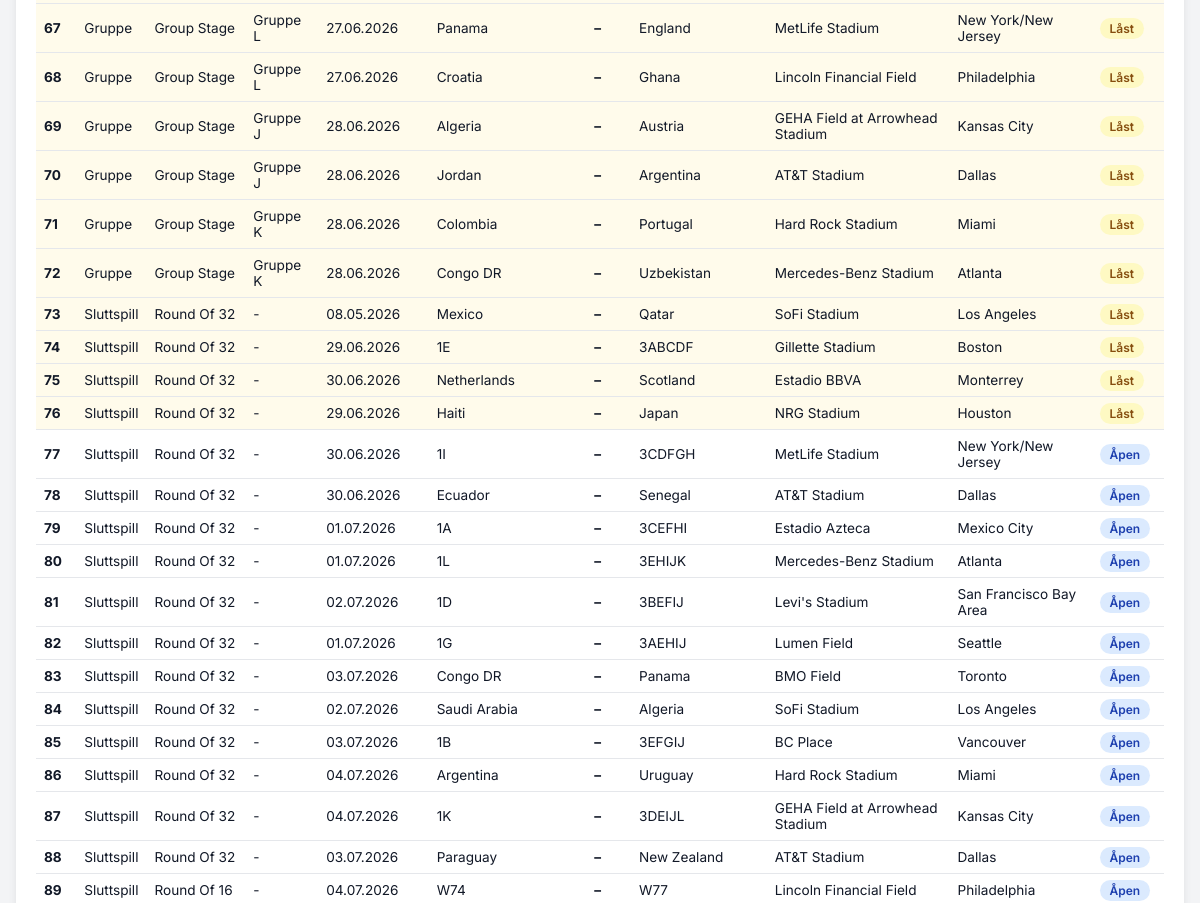
The app's page /admin/tab/matches (signed in, middle part), older data.
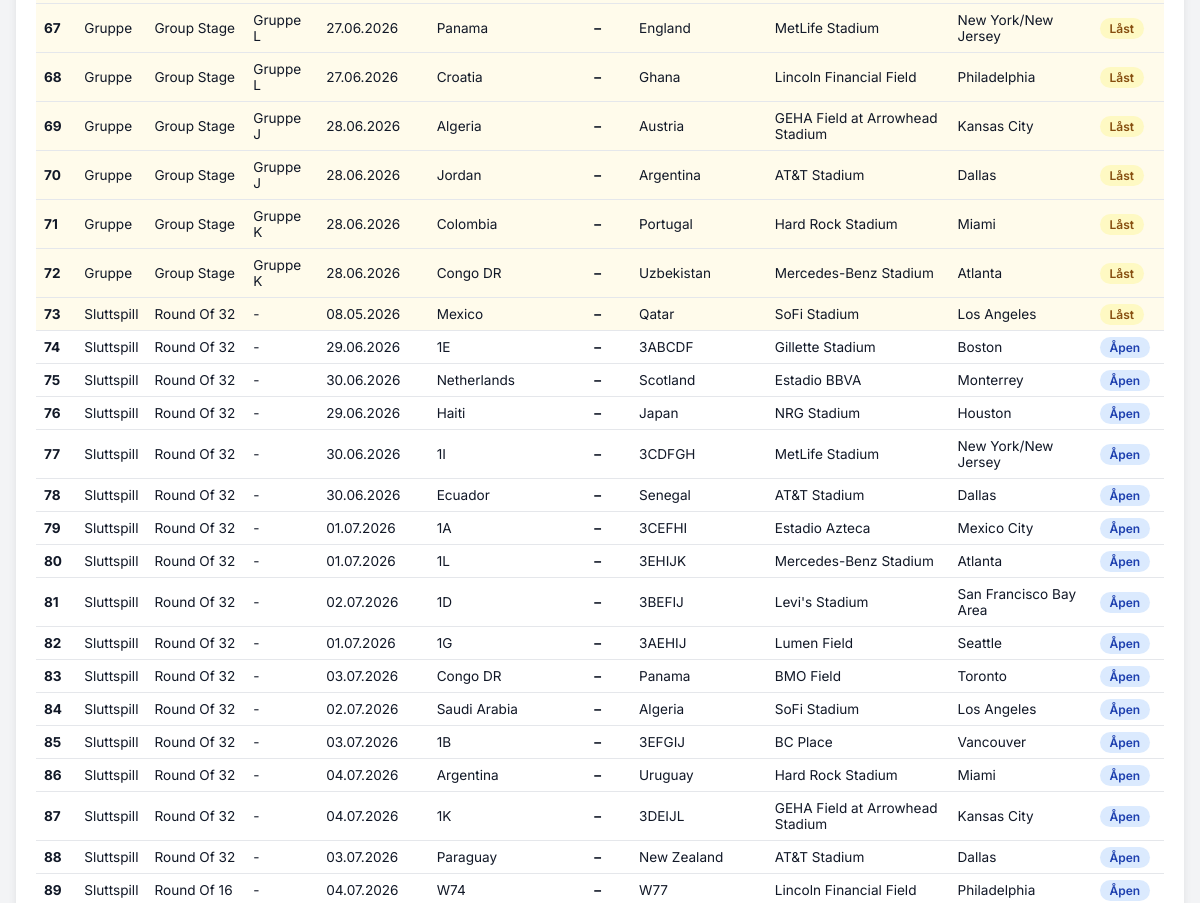
The same page, newer data.
### models.py (models this page shows, shortened)
class Match(db.Model):
    __tablename__ = "matches"
    id = db.Column(db.Integer, primary_key=True)
    match_number = db.Column(db.Integer, unique=True, nullable=False)
    phase = db.Column(db.String(20), nullable=False)  # group / knockout
    round_name = db.Column(db.String(30), nullable=False)  # group_stage, round_of_32, ...
    group_id = db.Column(db.Integer, db.ForeignKey("groups.id"), nullable=True)
    home_team_id = db.Column(db.Integer, db.ForeignKey("teams.id"), nullable=True)
    away_team_id = db.Column(db.Integer, db.ForeignKey("teams.id"), nullable=True)
    home_slot_source = db.Column(db.String(20), nullable=True)  # e.g. "1A", "W73"
    away_slot_source = db.Column(db.String(20), nullable=True)
    kickoff_at_utc = db.Column(db.DateTime, nullable=True)
    kickoff_timezone_source = db.Column(db.String(50), nullable=True)
    kickoff_at_oslo_cache = db.Column(db.String(30), nullable=True)
    local_timezone = db.Column(db.String(50), nullable=True)
    venue = db.Column(db.String(100), nullable=True)
    city = db.Column(db.String(100), nullable=True)
    country = db.Column(db.String(100), nullable=True)
    lock_at_utc = db.Column(db.DateTime, nullable=True)
    home_score = db.Column(db.Integer, nullable=True)
    away_score = db.Column(db.Integer, nullable=True)
    advanced_team_id = db.Column(db.Integer, db.ForeignKey("teams.id"), nullable=True)
    loser_team_id = db.Column(db.Integer, db.ForeignKey("teams.id"), nullable=True)
    result_note = db.Column(db.String(200), nullable=True)
    is_finished = db.Column(db.Boolean, default=False)
    is_locked = db.Column(db.Boolean, default=False)
    manual_lock_override = db.Column(db.Boolean, nullable=True)  # None=auto, True=force lock, False=force open
    group = db.relationship("Group", back_populates="matches")
    home_team = db.relationship("Team", foreign_keys=[home_team_id])
    away_team = db.relationship("Team", foreign_keys=[away_team_id])
    advanced_team = db.relationship("Team", foreign_keys=[advanced_team_id])
    loser_team = db.relationship("Team", foreign_keys=[loser_team_id])
    @property
    def effective_lock_at_utc(self):
        if self.lock_at_utc:
            return self.lock_at_utc
    @property
    def effective_locked(self):
        if self.manual_lock_override is True:
            return True
        if self.manual_lock_override is False:
            return False
        if self.is_locked:
            return True
        lock_at = self.effective_lock_at_utc
        if lock_at:
            return now_utc() >= lock_at
        return False

### routes_admin.py (the view, shortened to what this page needs)
@admin_bp.route("/tab/<tab>")
def tab(tab):
    if not admin_required():
        return redirect(url_for("admin.login"))
    groups = Group.query.order_by(Group.name).all()
    teams = Team.query.order_by(Team.name).all()
    group_matches = Match.query.filter_by(phase="group").order_by(Match.match_number).all()
    knockout_matches = Match.query.filter_by(phase="knockout").order_by(Match.match_number).all()
    all_matches = Match.query.order_by(Match.match_number).all()
    users = User.query.order_by(User.created_at.desc()).all()
    invite_tokens = InviteToken.query.order_by(InviteToken.created_at.desc()).all()
    standings_by_group = {}
    for group in groups:
        st = GroupStanding.query.filter_by(group_id=group.id).all()
        if st:
            standings_by_group[group.id] = sorted(st, key=lambda s: s.rank or 99)
    comp_settings = {s.key: s.value for s in CompetitionSetting.query.all()}
    score_settings = {s.key: s.value for s in ScoreSetting.query.all()}
    prize_summary = get_prize_pool_summary()
    scoreboard = get_scoreboard()
    statistics = get_statistics()
    audit_logs = AdminAuditLog.query.order_by(AdminAuditLog.id.desc()).limit(200).all()
    return render_template("admin.html",
        active_tab=tab,
        groups=groups,
        teams=teams,
        group_matches=group_matches,
        knockout_matches=knockout_matches,
        all_matches=all_matches,
        users=users,
        invite_tokens=invite_tokens,
        standings_by_group=standings_by_group,
        comp_settings=comp_settings,
        prize_summary=prize_summary,
        score_settings=score_settings,
        default_scores=DEFAULT_SCORES,
        scoreboard=scoreboard,
        statistics=statistics,
        audit_logs=audit_logs,
    )

### models.py (called while the page is built)
def now_utc():
    return datetime.now(timezone.utc).replace(tzinfo=None)

    @property
    def rank(self):
        return self.manual_rank_override if self.manual_rank_override is not None else self.calculated_rank

    @classmethod
    def get(cls, key, default=None):
        row = cls.query.filter_by(key=key).first()
        if row:
            try:
                return int(row.value)
            except (ValueError, TypeError):
                return row.value
        return default

    @classmethod
    def get(cls, key, default=None):
        row = cls.query.filter_by(key=key).first()
        return row.value if row else default

### routes_admin.py (called while the page is built)
def admin_required():
    return session.get("admin_logged_in") is True

### scoring.py (called while the page is built)
def get_score_settings():
    settings = {}
    for k, v in DEFAULT_SCORES.items():
        settings[k] = ScoreSetting.get(k, v)
    return settings

def calc_hub(home, away):
    if home > away:
        return "H"
    elif home == away:
        return "U"
    else:
        return "B"

def get_user_total_points(user_id):
    result = db.session.query(func.sum(ScoreCache.points)).filter_by(user_id=user_id).scalar()
    return result or 0

### templates/admin.html (shortened to what this page needs)
<!DOCTYPE html>
<html lang="no">
<head>
  <link rel="stylesheet" href="{{ url_for('static', filename='style.css') }}">
</head>
<body>
  <main class="admin-main">
  {% if active_tab == 'matches' %}
  <div class="admin-section">
    <div class="admin-card" style="overflow-x:auto">
      <table class="admin-table">
        <tbody>
        {% for m in all_matches %}
          {% set home_name = m.home_team.name if m.home_team else (m.home_slot_source or 'TBD') %}
          {% set away_name = m.away_team.name if m.away_team else (m.away_slot_source or 'TBD') %}
          {% if m.is_finished %}
            {% set row_style = 'background:#f0fdf4' %}
          {% elif m.effective_locked %}
            {% set row_style = 'background:#fffbeb' %}
          {% else %}
            {% set row_style = '' %}
          {% endif %}
          <tr class="match-row-clickable"
              style="{{ row_style }}"
              data-match-id="{{ m.id }}"
              data-match-number="{{ m.match_number }}"
              data-phase="{{ m.phase }}"
              data-round="{{ m.round_name | replace('_', ' ') | title }}"
              data-group="{{ m.group.name if m.group else '-' }}"
              data-kickoff="{{ m.kickoff_at_oslo_cache.replace(' ', 'T') if m.kickoff_at_oslo_cache else '' }}"
              data-home="{{ home_name }}"
              data-away="{{ away_name }}"
              data-home-score="{{ m.home_score if m.home_score is not none else '' }}"
              data-away-score="{{ m.away_score if m.away_score is not none else '' }}"
              data-is-finished="{{ 1 if m.is_finished else 0 }}"
              data-result-note="{{ m.result_note or '' }}"
              title="Dobbeltklikk for å redigere">
            <td><strong>{{ m.match_number }}</strong></td>
            <td>{{ 'Gruppe' if m.phase == 'group' else 'Sluttspill' }}</td>
            <td style="white-space:nowrap">{{ m.round_name | replace('_', ' ') | title }}</td>
            <td>{{ m.group.name if m.group else '-' }}</td>
            <td class="js-kickoff" style="white-space:nowrap">{{ m.kickoff_at_utc | oslo_time if m.kickoff_at_utc else '-' }}</td>
            <td>{{ home_name }}</td>
            <td class="js-result" style="text-align:center;font-weight:700">
              {% if m.home_score is not none and m.away_score is not none %}
                {{ m.home_score }} – {{ m.away_score }}
              {% else %}
                –
              {% endif %}
            </td>
            <td>{{ away_name }}</td>
            <td>{{ m.venue or '-' }}</td>
            <td>{{ m.city or '-' }}</td>
            <td class="js-status">
              {% if m.is_finished %}
                <span class="status-badge badge-finished">Ferdig</span>
              {% elif m.effective_locked %}
                <span class="status-badge badge-locked">Låst</span>
              {% else %}
                <span class="status-badge badge-open">Åpen</span>
              {% endif %}
            </td>
          </tr>
        {% endfor %}
        </tbody>
      </table>
    </div>
  </div>
  {% endif %}
  </main>
</body>
</html>

Row changes from the older to the newer data that the page shows:
changed Match "3ABCDF": lock_at_utc "Låst" → "Åpen"
changed Match "Estadio BBVA": lock_at_utc "Låst" → "Åpen"
changed Match "NRG Stadium": lock_at_utc "Låst" → "Åpen"
